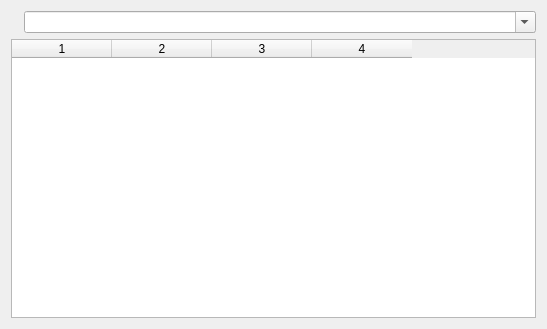
<?xml version="1.0" encoding="UTF-8"?>
<ui version="4.0">
 <class>WildMonSearch</class>
 <widget class="QDialog" name="WildMonSearch">
  <property name="geometry">
   <rect>
    <x>0</x>
    <y>0</y>
    <width>547</width>
    <height>329</height>
   </rect>
  </property>
  <property name="windowTitle">
   <string>搜索野生宝可梦位置</string>
  </property>
  <layout class="QVBoxLayout" name="verticalLayout">
   <item>
    <widget class="QFrame" name="searchBar">
     <property name="frameShape">
      <enum>QFrame::Shape::NoFrame</enum>
     </property>
     <property name="frameShadow">
      <enum>QFrame::Shadow::Raised</enum>
     </property>
     <layout class="QHBoxLayout" name="horizontalLayout">
      <property name="leftMargin">
       <number>0</number>
      </property>
      <property name="topMargin">
       <number>0</number>
      </property>
      <property name="rightMargin">
       <number>0</number>
      </property>
      <property name="bottomMargin">
       <number>0</number>
      </property>
      <item>
       <widget class="QLabel" name="speciesIcon">
        <property name="sizePolicy">
         <sizepolicy hsizetype="Maximum" vsizetype="Preferred">
          <horstretch>0</horstretch>
          <verstretch>0</verstretch>
         </sizepolicy>
        </property>
        <property name="text">
         <string/>
        </property>
        <property name="pixmap">
         <pixmap resource="../resources/images.qrc">:/images/pokemon_icon_placeholder.png</pixmap>
        </property>
        <property name="alignment">
         <set>Qt::AlignmentFlag::AlignCenter</set>
        </property>
       </widget>
      </item>
      <item>
       <widget class="NoScrollComboBox" name="comboBox_Search">
        <property name="editable">
         <bool>true</bool>
        </property>
        <property name="insertPolicy">
         <enum>QComboBox::InsertPolicy::NoInsert</enum>
        </property>
       </widget>
      </item>
     </layout>
    </widget>
   </item>
   <item>
    <widget class="QTableWidget" name="table_Results">
     <property name="columnCount">
      <number>4</number>
     </property>
     <column/>
     <column/>
     <column/>
     <column/>
    </widget>
   </item>
  </layout>
 </widget>
 <customwidgets>
  <customwidget>
   <class>NoScrollComboBox</class>
   <extends>QComboBox</extends>
   <header>noscrollcombobox.h</header>
  </customwidget>
 </customwidgets>
 <resources>
  <include location="../resources/images.qrc"/>
 </resources>
 <connections/>
</ui>
